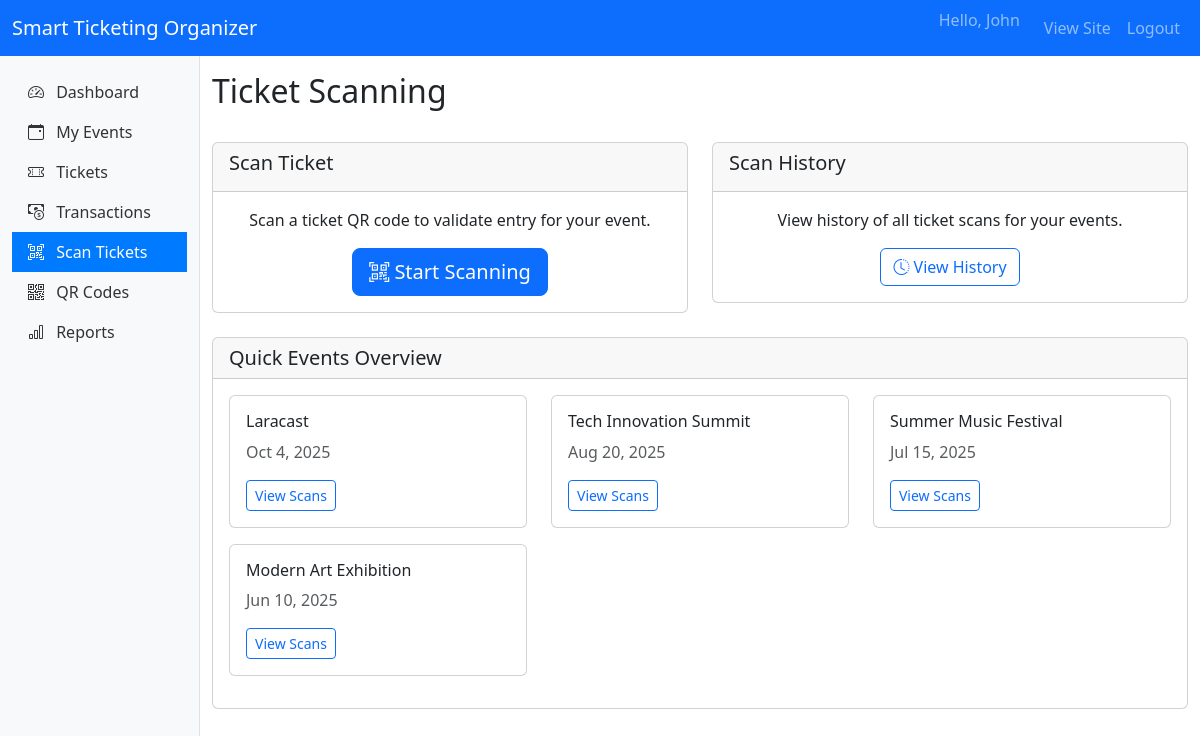
Screenshot of /organizer/scans (signed in) with the database file from the repository.
### tables this page shows
CREATE TABLE `events` (
  `id` int(11) NOT NULL,
  `organizer_id` int(11) NOT NULL,
  `category_id` int(11) DEFAULT NULL,
  `title` varchar(255) NOT NULL,
  `description` text DEFAULT NULL,
  `venue` varchar(255) NOT NULL,
  `date_time` datetime NOT NULL,
  `event_image` varchar(255) DEFAULT NULL,
  `total_tickets` int(11) NOT NULL,
  `tickets_sold` int(11) DEFAULT 0,
  `price` decimal(10,2) DEFAULT 0.00,
  `status` enum('pending','approved','rejected') DEFAULT 'pending',
  `created_at` timestamp NOT NULL DEFAULT current_timestamp()
);

### app/core/BaseController.php (called while the page is built, shortened)
<?php
class BaseController {
    public function render($view, $data = [])
    {
        $rootDir = dirname(__DIR__, 2);
        $viewPath = $rootDir . '/app/views/' . $view . '.php';
        extract($data);
        require $viewPath;
    }
}

### app/controllers/organizer/ScanController.php (called while the page is built, shortened)
<?php
class ScanController extends BaseController {
    public function index() {
        $eventModel = new Event();
        $events = $eventModel->getEventsByOrganizer($_SESSION['user']['id']);
        $this->render('organizer/scans/index', [
            'title' => 'Ticket Scanning - Smart Ticketing',
            'events' => $events
        ]);
    }
}

### public/index.php (called while the page is built, shortened)
<?php
require_once __DIR__ . '/autoloader.php';
$request_uri = $_SERVER['REQUEST_URI'];
$request_uri = explode('?', $request_uri, 2)[0];
$url = trim($request_uri, '/');
$router = new Router();
$router->get('', 'AuthController@redirectToLogin');
$router->get('login', 'AuthController@login');
$router->post('login', 'AuthController@login');
$router->get('register', 'AuthController@register');
$router->post('register', 'AuthController@register');
$router->get('logout', 'AuthController@logout');
$router->get('events', 'EventController@index');
$router->get('events/create', 'EventController@create');
$router->post('events/store', 'EventController@store');
$router->get('events/{id}', 'EventController@show');
$router->get('tickets', 'TicketController@index');
$router->get('tickets/{id}', 'TicketController@show');
$router->get('tickets/purchase/{id}', 'TicketController@purchase');
$router->get('tickets/download/{id}', 'TicketController@download');
$router->get('tickets/qr/{id}', 'TicketController@qr');
$router->get('tickets/pdf/{id}', 'TicketController@pdf');
$router->get('tickets/validate/{qrCodeHash}', 'TicketController@validate');
$router->get('organizer/dashboard', 'organizer\DashboardController@index');
$router->get('organizer/events', 'organizer\EventController@index');
$router->get('organizer/events/create', 'organizer\EventController@create');
$router->post('organizer/events/store', 'organizer\EventController@store');
$router->get('organizer/events/edit/{id}', 'organizer\EventController@edit');
$router->post('organizer/events/update/{id}', 'organizer\EventController@update');
$router->post('organizer/events/delete/{id}', 'organizer\EventController@delete');
$router->get('organizer/events/view/{id}', 'organizer\EventController@view');
$router->get('organizer/tickets', 'organizer\TicketController@index');
$router->get('organizer/tickets/event/{id}', 'organizer\TicketController@view');
$router->get('organizer/tickets/scan/{id}', 'organizer\TicketController@scan');
$router->get('organizer/transactions', 'organizer\TransactionController@index');
$router->get('organizer/transactions/event/{id}', 'organizer\TransactionController@view');
$router->get('organizer/scans', 'organizer\ScanController@index');
$router->get('organizer/scans/scan', 'organizer\ScanController@scan');
$router->post('organizer/scans/process', 'organizer\ScanController@processScan');
$router->get('organizer/scans/history', 'organizer\ScanController@history');
$router->get('organizer/scans/history/{id}', 'organizer\ScanController@history');
$router->get('organizer/reports', 'organizer\ReportsController@index');
$router->get('organizer/reports/sales', 'organizer\ReportsController@sales');
$router->get('organizer/reports/attendance', 'organizer\ReportsController@attendance');
$router->get('organizer/reports/attendance/{id}', 'organizer\ReportsController@attendance');
$router->get('organizer/reports/event/{id}', 'organizer\ReportsController@event');
$router->get('organizer/reports/export/{type}', 'organizer\ReportsController@export');
$router->get('organizer/reports/export/{type}/{id}', 'organizer\ReportsController@export');
$router->get('organizer/scanner', 'organizer\ScannerController@index');
$router->get('organizer/scanner/scan', 'organizer\ScannerController@scan');
$router->post('organizer/scanner/process', 'organizer\ScannerController@processScan');
$router->get('organizer/scanner/result', 'organizer\ScannerController@result');
$router->get('organizer/scanner/history', 'organizer\ScannerController@history');
$router->get('organizer/scanner/history/{ticketId}', 'organizer\ScannerController@history');
$router->get('organizer/scanner/download', 'organizer\ScannerController@download');
$router->get('admin/dashboard', 'admin\DashboardController@index');
$router->get('admin/categories', 'admin\CategoryController@index');
$router->get('admin/categories/create', 'admin\CategoryController@create');
$router->post('admin/categories/store', 'admin\CategoryController@store');
$router->get('admin/categories/edit/{id}', 'admin\CategoryController@edit');
$router->post('admin/categories/update/{id}', 'admin\CategoryController@update');
$router->post('admin/categories/delete/{id}', 'admin\CategoryController@delete');
$router->get('admin/events', 'admin\EventController@index');
$router->get('admin/events/view/{id}', 'admin\EventController@view');
$router->get('admin/events/approve/{id}', 'admin\EventController@approve');
$router->get('admin/events/reject/{id}', 'admin\EventController@reject');
$router->get('admin/events/disable/{id}', 'admin\EventController@disable');
$router->get('admin/tickets', 'admin\TicketController@index');
$router->get('admin/tickets/view/{id}', 'admin\TicketController@view');
$router->get('admin/tickets/check/{id}', 'admin\TicketController@checkFraud');
$router->get('admin/tickets/history/{id}', 'admin\TicketController@scanHistory');
$router->get('admin/scans', 'admin\ScanController@index');
$router->get('admin/scans/view/{id}', 'admin\ScanController@view');
$router->get('admin/scans/analytics', 'admin\ScanController@analytics');
$router->get('admin/scans/suspicious', 'admin\ScanController@suspicious');
$router->get('admin/scans/export', 'admin\ScanController@export');
$router->get('admin/scans/export/{type}', 'admin\ScanController@export');
$router->get('admin/transactions', 'admin\TransactionController@index');
$router->get('admin/transactions/view/{id}', 'admin\TransactionController@view');
$router->get('admin/transactions/suspicious', 'admin\TransactionController@suspicious');
$router->get('admin/transactions/analytics', 'admin\TransactionController@analytics');
$router->get('admin/transactions/export', 'admin\TransactionController@export');
$router->get('admin/transactions/export/{type}', 'admin\TransactionController@export');
$router->get('admin/reports', 'admin\ReportsController@index');
$router->get('admin/reports/sales', 'admin\ReportsController@sales');
$router->get('admin/reports/attendance', 'admin\ReportsController@attendance');
$router->get('admin/reports/attendance/{id}', 'admin\ReportsController@attendance');
$router->get('admin/reports/event/{id}', 'admin\ReportsController@event');
$router->get('admin/reports/export/{type}', 'admin\ReportsController@export');
$router->get('admin/reports/export/{type}/{id}', 'admin\ReportsController@export');
$router->get('admin/users', 'admin\UserController@index');
$router->get('admin/users/create', 'admin\UserController@create');
$router->post('admin/users/store', 'admin\UserController@store');
$router->get('admin/users/view/{id}', 'admin\UserController@view');
$router->get('admin/users/edit/{id}', 'admin\UserController@edit');
$router->post('admin/users/update/{id}', 'admin\UserController@update');
$router->post('admin/users/delete/{id}', 'admin\UserController@delete');
$router->dispatch($url);

### public/autoloader.php (called while the page is built, shortened)
<?php
spl_autoload_register(function ($class) {
    $class = str_replace('app\\', '', $class);
    $file = __DIR__ . '/../app/' . str_replace('\\', '/', $class) . '.php';
    $file = str_replace('/', DIRECTORY_SEPARATOR, $file);
});

### app/models/Event.php (called while the page is built, shortened)
<?php
class Event {
    private $db;
    public function __construct() {
        $database = new Database();
        $this->db = $database->getConnection();
    }
    public function getEventsByOrganizer($organizerId) {
        $sql = "SELECT e.*, c.name as category_name,
                (SELECT COUNT(*) FROM tickets WHERE event_id = e.id) as tickets_sold_count,
                (SELECT SUM(t.amount) FROM transactions t
                JOIN tickets tk ON t.id = tk.transaction_id
                WHERE tk.event_id = e.id AND t.status = 'completed') as total_revenue
                FROM events e
                LEFT JOIN categories c ON e.category_id = c.id
                WHERE e.organizer_id = :organizer_id
                ORDER BY e.date_time DESC";
        $stmt = $this->db->prepare($sql);
        $stmt->bindParam(':organizer_id', $organizerId);
        $stmt->execute();
        return $stmt->fetchAll(PDO::FETCH_ASSOC);
    }
}

### app/config/Database.php (called while the page is built, shortened)
<?php
class Database {
    private $host = 'localhost';
    private $port = '3306';
    private $db_name = 'smart_ticketing';
    private $username = 'root';
    private $password = 'promise';
    public function getConnection() {
        $this->conn = null;
        try {
            $dsn = "mysql:host={$this->host};port={$this->port};dbname={$this->db_name}";
            $this->conn = new \PDO($dsn, $this->username, $this->password);
            $this->conn->setAttribute(\PDO::ATTR_ERRMODE, \PDO::ERRMODE_EXCEPTION);
            $this->conn->exec("SET NAMES 'utf8'");
            $this->conn->exec("SET CHARACTER SET utf8");
        } catch(\PDOException $e) {
            echo "Connection failed: " . $e->getMessage();
            error_log("Database error: " . $e->getMessage());
        }
        return $this->conn;
    }
}

### app/views/organizer/scans/index.php (the view)
<div class="d-flex justify-content-between align-items-center mb-4">
    <h2>Ticket Scanning</h2>
</div>
<div class="row">
    <div class="col-md-6">
        <div class="card">
            <div class="card-header">
                <h5 class="card-title">Scan Ticket</h5>
            </div>
            <div class="card-body text-center">
                <p>Scan a ticket QR code to validate entry for your event.</p>
                <a href="<?= BASE_URL ?>/organizer/scans/scan" class="btn btn-primary btn-lg">
                    <i class="bi bi-qr-code-scan"></i> Start Scanning
                </a>
            </div>
        </div>
    </div>
    <div class="col-md-6">
        <div class="card">
            <div class="card-header">
                <h5 class="card-title">Scan History</h5>
            </div>
            <div class="card-body text-center">
                <p>View history of all ticket scans for your events.</p>
                <a href="<?= BASE_URL ?>/organizer/scans/history" class="btn btn-outline-primary">
                    <i class="bi bi-clock-history"></i> View History
                </a>
            </div>
        </div>
    </div>
</div>
<div class="card mt-4">
    <div class="card-header">
        <h5 class="mb-0">Quick Events Overview</h5>
    </div>
    <div class="card-body">
        <?php if (empty($events)): ?>
            <div class="alert alert-info">
                You don't have any events yet.
            </div>
        <?php else: ?>
            <div class="row">
                <?php foreach ($events as $event): ?>
                    <div class="col-md-4 mb-3">
                        <div class="card">
                            <div class="card-body">
                                <h6><?= htmlspecialchars($event['title']) ?></h6>
                                <p class="text-muted"><?= date('M j, Y', strtotime($event['date_time'])) ?></p>
                                <a href="<?= BASE_URL ?>/organizer/scans/history/<?= $event['id'] ?>" class="btn btn-sm btn-outline-primary">
                                    View Scans
                                </a>
                            </div>
                        </div>
                    </div>
                <?php endforeach; ?>
            </div>
        <?php endif; ?>
    </div>
</div>

### rows the page displays
events: title "Laracast", date_time "Oct 4, 2025"
events: title "Tech Innovation Summit", date_time "Aug 20, 2025"
events: title "Summer Music Festival", date_time "Jul 15, 2025"
events: title "Modern Art Exhibition", date_time "Jun 10, 2025"

### other values shown
$_SESSION['user']['first_name'] "John"
